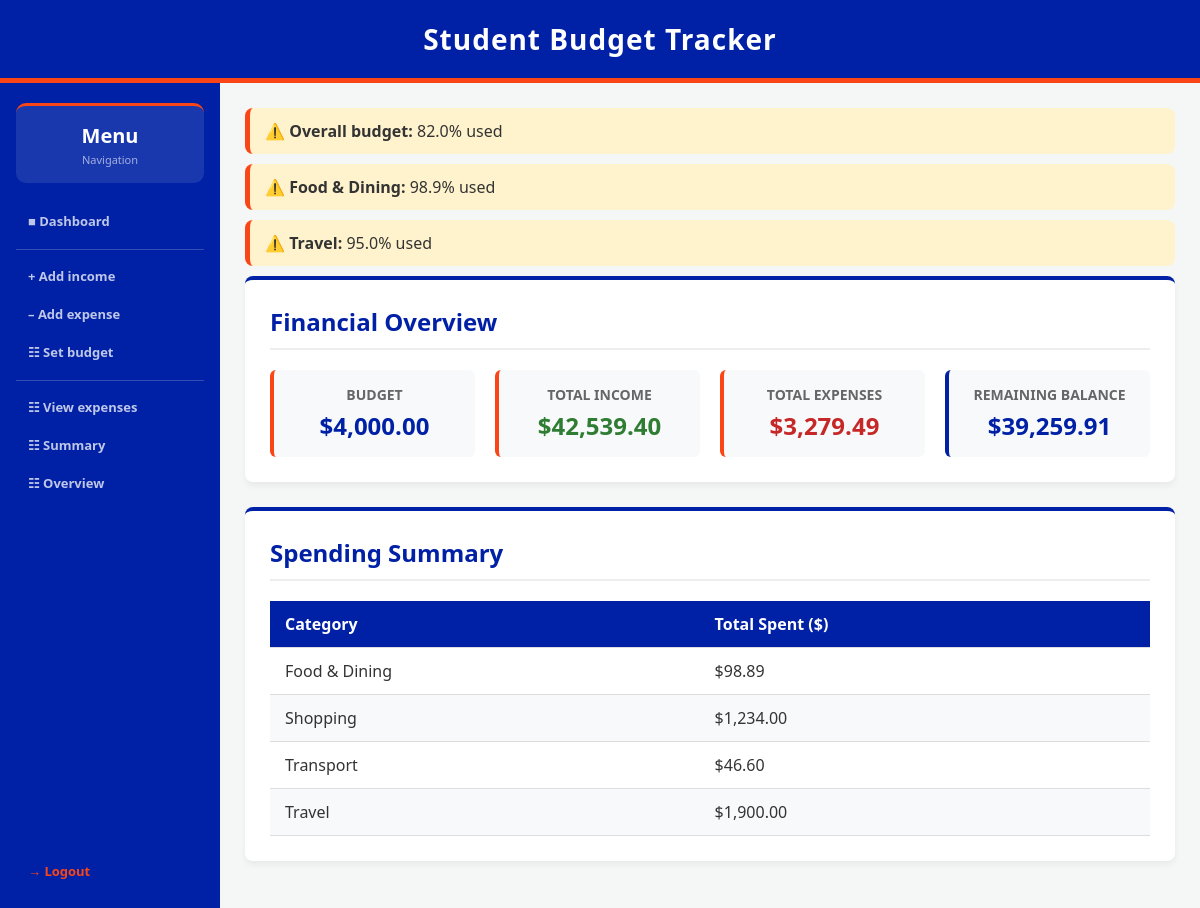
The app's page /dashboard (signed in) with its own data.
### tables this page shows
CREATE TABLE category_budgets (
    id INTEGER PRIMARY KEY AUTOINCREMENT,
    user_id INTEGER NOT NULL,
    category TEXT NOT NULL,
    amount REAL NOT NULL CHECK(amount > 0),
    FOREIGN KEY (user_id) REFERENCES users (id),
    UNIQUE(user_id, category)
);

CREATE TABLE budgets (
    budget_id INTEGER PRIMARY KEY AUTOINCREMENT,
    user_id INTEGER NOT NULL,
    month TEXT NOT NULL,
    amount REAL NOT NULL CHECK(amount > 0),
    FOREIGN KEY (user_id) REFERENCES users (id),
    UNIQUE(user_id, month)
);

CREATE TABLE expenses (
    expense_id INTEGER PRIMARY KEY AUTOINCREMENT,
    user_id INTEGER NOT NULL,
    category TEXT NOT NULL,
    amount REAL NOT NULL CHECK(amount > 0),
    date TIMESTAMP DEFAULT CURRENT_TIMESTAMP, description TEXT DEFAULT "",
    FOREIGN KEY (user_id) REFERENCES users (id)
);

### app.py (the view)
@app.route('/dashboard')
def dashboard():
    if 'user_id' not in session:
        return redirect(url_for('login'))
    user_id = session['user_id']
    current_budget = data_manager.get_budget(user_id, datetime.now().strftime('%Y-%m'))
    overview = data_manager.get_financial_overview(user_id)
    totals = data_manager.get_category_totals(user_id)
    alert = data_manager.budget_alert(user_id)
    success_message = session.pop('success_message', None)
    budgets = data_manager.get_category_budgets(user_id)
    return render_template('dashboard.html', current_budget=current_budget, overview=overview, totals=totals, alert=alert, success_message=success_message, budgets=budgets)

### data_manager.py (called while the page is built, shortened)
def get_db_connection():
    return sqlite3.connect(DB_NAME)

def get_category_totals(user_id):
    connection = get_db_connection()
    cursor = connection.cursor()
    cursor.execute("SELECT category, SUM(amount) FROM expenses WHERE user_id = ? GROUP BY category", (user_id,))
    rows = cursor.fetchall()
    connection.close()
    return rows

def get_financial_overview(user_id):
    connection = get_db_connection()
    cursor = connection.cursor()
    cursor.execute("SELECT SUM(amount) FROM incomes WHERE user_id = ?", (user_id,))
    total_income = cursor.fetchone()[0] or 0
    cursor.execute("SELECT SUM(amount) FROM expenses WHERE user_id = ?", (user_id,))
    total_expenses = cursor.fetchone()[0] or 0
    connection.close()
    remaining = round(total_income - total_expenses, 2)
    return {
        'total_income': round(total_income, 2),
        'total_expenses': round(total_expenses, 2),
        'remaining': remaining
    }

def get_budget(user_id, month):
    connection = get_db_connection()
    cursor = connection.cursor()
    cursor.execute("SELECT amount FROM budgets WHERE user_id = ? AND month = ?", (user_id, month))
    row = cursor.fetchone()
    connection.close()
    return row[0] if row else 0

def get_category_budgets(user_id):
    connection = get_db_connection()
    cursor = connection.cursor()
    cursor.execute("SELECT category, amount FROM category_budgets WHERE user_id = ?", (user_id,))
    rows = cursor.fetchall()
    connection.close()
    return {row[0]: row[1] for row in rows}

def budget_alert(user_id):
    now = datetime.now()
    month = now.strftime('%Y-%m')
    current_day = now.day
    total_days = calendar.monthrange(now.year, now.month)[1]
    budget = get_budget(user_id, month)
    if budget <= 0:
        return None
    conn = get_db_connection()
    cursor = conn.cursor()
    cursor.execute("SELECT SUM(amount) FROM expenses WHERE user_id = ? AND strftime('%Y-%m', date) = ?", (user_id, month))
    total_spent = cursor.fetchone()[0] or 0
    conn.close()
    spending_percentage = (total_spent / budget) * 100
    time_percentage = (current_day / total_days) * 100
    return None

### templates/dashboard.html (shortened to what this page needs)
{% extends "layout.html" %}
{% block content %}
    {% if current_budget and overview.total_expenses %}
        {% set overall_pct = (overview.total_expenses / current_budget * 100)|round(1) %}
        {% if overall_pct >= 80 %}
        <div style="background-color: {% if overall_pct >= 100 %}#fdecea{% else %}#fff3cd{% endif %}; border-left: 5px solid {% if overall_pct >= 100 %}#d32f2f{% else %}var(--uf-orange){% endif %}; padding: 12px 15px; border-radius: 8px; margin-bottom: 10px; font-weight: 500;">
            {% if overall_pct >= 100 %}🚨{% else %}⚠️{% endif %}
            <strong>Overall budget:</strong> {{ overall_pct }}% used
        </div>
        {% endif %}
    {% endif %}
    {% for category, total in totals %}
        {% set budget = budgets.get(category, 0) %}
        {% if budget and (total / budget * 100) >= 80 %}
        <div style="background-color: {% if (total / budget * 100) >= 100 %}#fdecea{% else %}#fff3cd{% endif %}; border-left: 5px solid {% if (total / budget * 100) >= 100 %}#d32f2f{% else %}var(--uf-orange){% endif %}; padding: 12px 15px; border-radius: 8px; margin-bottom: 10px; font-weight: 500;">
            {% if (total / budget * 100) >= 100 %}🚨{% else %}⚠️{% endif %}
            <strong>{{ category }}:</strong> {{ (total / budget * 100)|round(1) }}% used
        </div>
        {% endif %}
    {% endfor %}
    <div class="card">
        <h2>Financial Overview</h2>
        <div class="overview-grid">
            <div class="stat-box">
                <span class="label">Budget</span>
                <span class="value">${{ "{:,.2f}".format(current_budget|float) }}</span>
            </div>
            <div class="stat-box">
                <span class="label">Total Income</span>
                <span class="value" style="color: #2e7d32;">${{ "{:,.2f}".format(overview.total_income|float) }}</span>
            </div>
            <div class="stat-box">
                <span class="label">Total Expenses</span>
                <span class="value" style="color: #c62828;">${{ "{:,.2f}".format(overview.total_expenses|float) }}</span>
            </div>
            <div class="stat-box" style="border-left-color: var(--uf-blue);">
                <span class="label">Remaining Balance</span>
                <span class="value">${{ "{:,.2f}".format(overview.remaining|float) }}</span>
            </div>
        </div>
    </div>
    <div class="card">
        <h2>Spending Summary</h2>
        {% if totals %}
            <table>
                <thead>
                    <tr>
                        <th>Category</th>
                        <th>Total Spent ($)</th>
                    </tr>
                </thead>
                <tbody>
                    {% for category, total in totals %}
                    <tr>
                        <td>{{ category }}</td>
                        <td>${{ "{:,.2f}".format(total|float) }}</td>
                    </tr>
                    {% endfor %}
                </tbody>
            </table>
        {% else %}
            <p>No expenses logged yet. <a href="{{ url_for('add_expense') }}" class="cta-link">Log one now!</a></p>
        {% endif %}
    </div>
{% endblock %}

### templates/layout.html (style rules this page uses)
:root { --uf-blue: #0021A5; --uf-orange: #FA4616; --bg-color: #f4f7f6; --text-color: #333333; --card-bg: #ffffff; }
* { box-sizing: border-box; margin: 0; padding: 0; }
body { font-family: 'Segoe UI', Tahoma, Geneva, Verdana, sans-serif; background-color: var(--bg-color); color: var(--text-color); min-height: 100vh; display: flex; flex-direction: column; }
.card { background-color: var(--card-bg); padding: 25px; border-radius: 8px; box-shadow: 0 4px 6px rgba(0,0,0,0.05); margin-bottom: 25px; border-top: 4px solid var(--uf-blue); }
.card h2 { margin-top: 0; color: var(--uf-blue); border-bottom: 2px solid #eee; padding-bottom: 10px; margin-bottom: 20px; }
.overview-grid { display: grid; grid-template-columns: repeat(auto-fit, minmax(200px, 1fr)); gap: 20px; }
.stat-box { background-color: #f8f9fa; padding: 15px; border-radius: 6px; border-left: 4px solid var(--uf-orange); text-align: center; }
.stat-box .label { display: block; font-size: 14px; color: #666; margin-bottom: 5px; text-transform: uppercase; font-weight: bold; }
.stat-box .value { display: block; font-size: 24px; font-weight: bold; color: var(--uf-blue); }
table { width: 100%; border-collapse: collapse; margin-top: 10px; }
th, td { padding: 12px 15px; text-align: left; }
th { background-color: var(--uf-blue); color: white; font-weight: 600; }
tr { border-bottom: 1px solid #dddddd; }
tr:nth-child(even) { background-color: #f8f9fa; }

### records on screen
category_budgets: (total/budget*100)|round(1) "98.9"
category_budgets: (total/budget*100)|round(1) "95.0"
budgets: amount "4,000.00"
expenses: category "Shopping", amount "1,234.00"
expenses: category "Travel", amount "1,900.00"

### other values on screen
{{ overall_pct }} "82.0"
{{ category }} "Food & Dining" "Travel"
{{ "{:,.2f}".format(overview.total_income|float) }} "42,539.40"
{{ "{:,.2f}".format(overview.total_expenses|float) }} "3,279.49"
{{ "{:,.2f}".format(overview.remaining|float) }} "39,259.91"
{{ category }} "Food & Dining" "Transport"
{{ "{:,.2f}".format(total|float) }} "98.89" "46.60"
